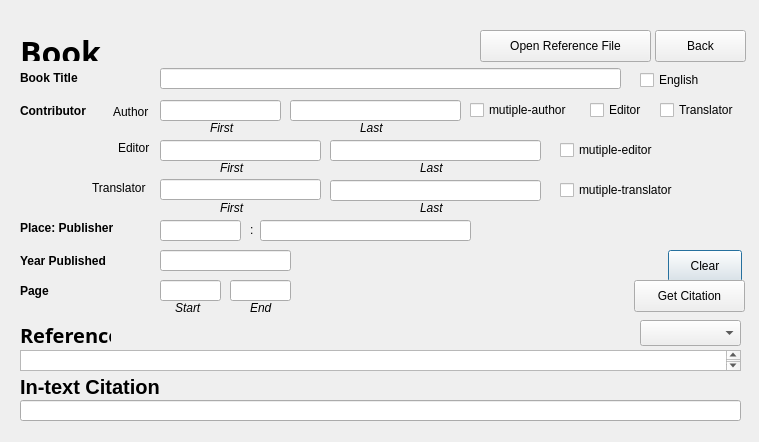
<?xml version="1.0" encoding="UTF-8"?>
<ui version="4.0">
 <class>Book_page</class>
 <widget class="QDialog" name="Book_page">
  <property name="geometry">
   <rect>
    <x>0</x>
    <y>0</y>
    <width>759</width>
    <height>442</height>
   </rect>
  </property>
  <property name="focusPolicy">
   <enum>Qt::NoFocus</enum>
  </property>
  <property name="windowTitle">
   <string>Dialog</string>
  </property>
  <widget class="QCheckBox" name="author_multi">
   <property name="geometry">
    <rect>
     <x>470</x>
     <y>100</y>
     <width>111</width>
     <height>20</height>
    </rect>
   </property>
   <property name="text">
    <string>mutiple-author</string>
   </property>
  </widget>
  <widget class="QLabel" name="author_first">
   <property name="geometry">
    <rect>
     <x>210</x>
     <y>120</y>
     <width>31</width>
     <height>16</height>
    </rect>
   </property>
   <property name="font">
    <font>
     <italic>true</italic>
    </font>
   </property>
   <property name="text">
    <string>First</string>
   </property>
  </widget>
  <widget class="QLineEdit" name="page_end_line">
   <property name="geometry">
    <rect>
     <x>230</x>
     <y>280</y>
     <width>61</width>
     <height>21</height>
    </rect>
   </property>
  </widget>
  <widget class="QLabel" name="reference">
   <property name="geometry">
    <rect>
     <x>20</x>
     <y>327</y>
     <width>91</width>
     <height>16</height>
    </rect>
   </property>
   <property name="font">
    <font>
     <family>.SF NS Text</family>
     <pointsize>15</pointsize>
     <weight>75</weight>
     <bold>true</bold>
    </font>
   </property>
   <property name="text">
    <string>Reference</string>
   </property>
  </widget>
  <widget class="QLabel" name="date_published">
   <property name="geometry">
    <rect>
     <x>20</x>
     <y>253</y>
     <width>111</width>
     <height>16</height>
    </rect>
   </property>
   <property name="font">
    <font>
     <weight>75</weight>
     <bold>true</bold>
    </font>
   </property>
   <property name="text">
    <string>Year Published</string>
   </property>
  </widget>
  <widget class="QLineEdit" name="page_start_line">
   <property name="geometry">
    <rect>
     <x>160</x>
     <y>280</y>
     <width>61</width>
     <height>21</height>
    </rect>
   </property>
  </widget>
  <widget class="QLabel" name="contributor">
   <property name="geometry">
    <rect>
     <x>20</x>
     <y>103</y>
     <width>91</width>
     <height>16</height>
    </rect>
   </property>
   <property name="font">
    <font>
     <weight>75</weight>
     <bold>true</bold>
    </font>
   </property>
   <property name="text">
    <string>Contributor</string>
   </property>
  </widget>
  <widget class="QCheckBox" name="editor_multi">
   <property name="geometry">
    <rect>
     <x>560</x>
     <y>140</y>
     <width>131</width>
     <height>20</height>
    </rect>
   </property>
   <property name="text">
    <string>mutiple-editor</string>
   </property>
  </widget>
  <widget class="QLineEdit" name="translator_last_bar">
   <property name="geometry">
    <rect>
     <x>330</x>
     <y>180</y>
     <width>211</width>
     <height>21</height>
    </rect>
   </property>
  </widget>
  <widget class="QLabel" name="translator_label">
   <property name="geometry">
    <rect>
     <x>92</x>
     <y>178</y>
     <width>61</width>
     <height>20</height>
    </rect>
   </property>
   <property name="text">
    <string>Translator</string>
   </property>
  </widget>
  <widget class="QLineEdit" name="editor_last_bar">
   <property name="geometry">
    <rect>
     <x>330</x>
     <y>140</y>
     <width>211</width>
     <height>21</height>
    </rect>
   </property>
  </widget>
  <widget class="QLabel" name="article_title">
   <property name="geometry">
    <rect>
     <x>20</x>
     <y>70</y>
     <width>81</width>
     <height>16</height>
    </rect>
   </property>
   <property name="font">
    <font>
     <weight>75</weight>
     <bold>true</bold>
    </font>
   </property>
   <property name="text">
    <string>Book Title</string>
   </property>
  </widget>
  <widget class="QLabel" name="author_last">
   <property name="geometry">
    <rect>
     <x>360</x>
     <y>120</y>
     <width>31</width>
     <height>16</height>
    </rect>
   </property>
   <property name="font">
    <font>
     <italic>true</italic>
    </font>
   </property>
   <property name="text">
    <string>Last</string>
   </property>
  </widget>
  <widget class="QCheckBox" name="English_checkBox">
   <property name="geometry">
    <rect>
     <x>640</x>
     <y>70</y>
     <width>71</width>
     <height>20</height>
    </rect>
   </property>
   <property name="text">
    <string>English</string>
   </property>
  </widget>
  <widget class="QLineEdit" name="editor_first_bar">
   <property name="geometry">
    <rect>
     <x>160</x>
     <y>140</y>
     <width>161</width>
     <height>21</height>
    </rect>
   </property>
  </widget>
  <widget class="QLineEdit" name="author_first_bar">
   <property name="geometry">
    <rect>
     <x>160</x>
     <y>100</y>
     <width>121</width>
     <height>21</height>
    </rect>
   </property>
  </widget>
  <widget class="QLabel" name="translator_first">
   <property name="geometry">
    <rect>
     <x>220</x>
     <y>200</y>
     <width>31</width>
     <height>16</height>
    </rect>
   </property>
   <property name="font">
    <font>
     <italic>true</italic>
    </font>
   </property>
   <property name="text">
    <string>First</string>
   </property>
  </widget>
  <widget class="QLabel" name="page_end">
   <property name="geometry">
    <rect>
     <x>250</x>
     <y>300</y>
     <width>41</width>
     <height>16</height>
    </rect>
   </property>
   <property name="font">
    <font>
     <italic>true</italic>
    </font>
   </property>
   <property name="text">
    <string>End</string>
   </property>
  </widget>
  <widget class="QLineEdit" name="article_title_line">
   <property name="geometry">
    <rect>
     <x>160</x>
     <y>68</y>
     <width>461</width>
     <height>21</height>
    </rect>
   </property>
  </widget>
  <widget class="QPushButton" name="clear_button">
   <property name="geometry">
    <rect>
     <x>668</x>
     <y>250</y>
     <width>74</width>
     <height>32</height>
    </rect>
   </property>
   <property name="sizePolicy">
    <sizepolicy hsizetype="Fixed" vsizetype="Fixed">
     <horstretch>0</horstretch>
     <verstretch>0</verstretch>
    </sizepolicy>
   </property>
   <property name="text">
    <string>Clear</string>
   </property>
  </widget>
  <widget class="QLabel" name="editor_first">
   <property name="geometry">
    <rect>
     <x>220</x>
     <y>160</y>
     <width>31</width>
     <height>16</height>
    </rect>
   </property>
   <property name="font">
    <font>
     <italic>true</italic>
    </font>
   </property>
   <property name="text">
    <string>First</string>
   </property>
  </widget>
  <widget class="QLabel" name="intext_cite">
   <property name="geometry">
    <rect>
     <x>20</x>
     <y>379</y>
     <width>171</width>
     <height>16</height>
    </rect>
   </property>
   <property name="font">
    <font>
     <pointsize>15</pointsize>
     <weight>75</weight>
     <bold>true</bold>
    </font>
   </property>
   <property name="text">
    <string>In-text Citation</string>
   </property>
  </widget>
  <widget class="QLineEdit" name="citationInPaperCLineEdit">
   <property name="geometry">
    <rect>
     <x>20</x>
     <y>400</y>
     <width>721</width>
     <height>21</height>
    </rect>
   </property>
  </widget>
  <widget class="QLabel" name="editor_label">
   <property name="geometry">
    <rect>
     <x>118</x>
     <y>140</y>
     <width>41</width>
     <height>16</height>
    </rect>
   </property>
   <property name="text">
    <string>Editor</string>
   </property>
  </widget>
  <widget class="QCheckBox" name="translator_check">
   <property name="geometry">
    <rect>
     <x>660</x>
     <y>100</y>
     <width>87</width>
     <height>20</height>
    </rect>
   </property>
   <property name="text">
    <string>Translator</string>
   </property>
  </widget>
  <widget class="QLabel" name="page">
   <property name="geometry">
    <rect>
     <x>20</x>
     <y>283</y>
     <width>41</width>
     <height>16</height>
    </rect>
   </property>
   <property name="font">
    <font>
     <weight>75</weight>
     <bold>true</bold>
    </font>
   </property>
   <property name="text">
    <string>Page</string>
   </property>
  </widget>
  <widget class="QLineEdit" name="author_last_bar">
   <property name="geometry">
    <rect>
     <x>290</x>
     <y>100</y>
     <width>171</width>
     <height>21</height>
    </rect>
   </property>
  </widget>
  <widget class="QCheckBox" name="editor_check">
   <property name="geometry">
    <rect>
     <x>590</x>
     <y>100</y>
     <width>61</width>
     <height>20</height>
    </rect>
   </property>
   <property name="text">
    <string>Editor</string>
   </property>
  </widget>
  <widget class="QLabel" name="editor_last">
   <property name="geometry">
    <rect>
     <x>420</x>
     <y>160</y>
     <width>31</width>
     <height>16</height>
    </rect>
   </property>
   <property name="font">
    <font>
     <italic>true</italic>
    </font>
   </property>
   <property name="text">
    <string>Last</string>
   </property>
  </widget>
  <widget class="QPushButton" name="get_citation_button">
   <property name="geometry">
    <rect>
     <x>634</x>
     <y>280</y>
     <width>111</width>
     <height>32</height>
    </rect>
   </property>
   <property name="sizePolicy">
    <sizepolicy hsizetype="Fixed" vsizetype="Fixed">
     <horstretch>0</horstretch>
     <verstretch>0</verstretch>
    </sizepolicy>
   </property>
   <property name="text">
    <string>Get Citation</string>
   </property>
  </widget>
  <widget class="QLineEdit" name="translator_first_bar">
   <property name="geometry">
    <rect>
     <x>160</x>
     <y>179</y>
     <width>161</width>
     <height>21</height>
    </rect>
   </property>
  </widget>
  <widget class="QCheckBox" name="translator_multi">
   <property name="geometry">
    <rect>
     <x>560</x>
     <y>180</y>
     <width>191</width>
     <height>20</height>
    </rect>
   </property>
   <property name="text">
    <string>mutiple-translator</string>
   </property>
  </widget>
  <widget class="QLabel" name="author_label">
   <property name="geometry">
    <rect>
     <x>113</x>
     <y>104</y>
     <width>61</width>
     <height>16</height>
    </rect>
   </property>
   <property name="text">
    <string>Author</string>
   </property>
  </widget>
  <widget class="QComboBox" name="reference_style_box">
   <property name="geometry">
    <rect>
     <x>640</x>
     <y>320</y>
     <width>101</width>
     <height>26</height>
    </rect>
   </property>
  </widget>
  <widget class="QLabel" name="translator_last">
   <property name="geometry">
    <rect>
     <x>420</x>
     <y>200</y>
     <width>31</width>
     <height>16</height>
    </rect>
   </property>
   <property name="font">
    <font>
     <italic>true</italic>
    </font>
   </property>
   <property name="text">
    <string>Last</string>
   </property>
  </widget>
  <widget class="QLabel" name="page_start">
   <property name="geometry">
    <rect>
     <x>175</x>
     <y>300</y>
     <width>31</width>
     <height>16</height>
    </rect>
   </property>
   <property name="font">
    <font>
     <italic>true</italic>
    </font>
   </property>
   <property name="text">
    <string>Start</string>
   </property>
  </widget>
  <widget class="QLineEdit" name="date_line">
   <property name="geometry">
    <rect>
     <x>160</x>
     <y>250</y>
     <width>131</width>
     <height>21</height>
    </rect>
   </property>
  </widget>
  <widget class="QLabel" name="magzine">
   <property name="geometry">
    <rect>
     <x>20</x>
     <y>30</y>
     <width>211</width>
     <height>31</height>
    </rect>
   </property>
   <property name="font">
    <font>
     <family>.SF NS Text</family>
     <weight>75</weight>
     <bold>true</bold>
    </font>
   </property>
   <property name="layoutDirection">
    <enum>Qt::LeftToRight</enum>
   </property>
   <property name="text">
    <string>&lt;html&gt;&lt;head/&gt;&lt;body&gt;&lt;p&gt;&lt;span style=&quot; font-size:24pt;&quot;&gt;Book&lt;/span&gt;&lt;/p&gt;&lt;/body&gt;&lt;/html&gt;</string>
   </property>
  </widget>
  <widget class="QPushButton" name="back_button">
   <property name="geometry">
    <rect>
     <x>655</x>
     <y>30</y>
     <width>91</width>
     <height>32</height>
    </rect>
   </property>
   <property name="text">
    <string>Back</string>
   </property>
  </widget>
  <widget class="QLabel" name="date_published_2">
   <property name="geometry">
    <rect>
     <x>20</x>
     <y>220</y>
     <width>111</width>
     <height>16</height>
    </rect>
   </property>
   <property name="font">
    <font>
     <weight>75</weight>
     <bold>true</bold>
    </font>
   </property>
   <property name="text">
    <string>Place: Publisher</string>
   </property>
  </widget>
  <widget class="QLineEdit" name="position_line">
   <property name="geometry">
    <rect>
     <x>160</x>
     <y>220</y>
     <width>81</width>
     <height>21</height>
    </rect>
   </property>
  </widget>
  <widget class="QLineEdit" name="publisher_line">
   <property name="geometry">
    <rect>
     <x>260</x>
     <y>220</y>
     <width>211</width>
     <height>21</height>
    </rect>
   </property>
  </widget>
  <widget class="QLabel" name="translator_first_2">
   <property name="geometry">
    <rect>
     <x>250</x>
     <y>222</y>
     <width>16</width>
     <height>16</height>
    </rect>
   </property>
   <property name="font">
    <font>
     <italic>false</italic>
    </font>
   </property>
   <property name="text">
    <string>:</string>
   </property>
  </widget>
  <widget class="QPushButton" name="load_button">
   <property name="geometry">
    <rect>
     <x>480</x>
     <y>30</y>
     <width>171</width>
     <height>32</height>
    </rect>
   </property>
   <property name="text">
    <string>Open Reference File</string>
   </property>
  </widget>
  <widget class="QTextEdit" name="bibliographyBLineEdit">
   <property name="geometry">
    <rect>
     <x>20</x>
     <y>350</y>
     <width>721</width>
     <height>21</height>
    </rect>
   </property>
  </widget>
 </widget>
 <tabstops>
  <tabstop>article_title_line</tabstop>
  <tabstop>author_first_bar</tabstop>
  <tabstop>author_last_bar</tabstop>
  <tabstop>editor_first_bar</tabstop>
  <tabstop>editor_last_bar</tabstop>
  <tabstop>translator_first_bar</tabstop>
  <tabstop>translator_last_bar</tabstop>
  <tabstop>position_line</tabstop>
  <tabstop>publisher_line</tabstop>
  <tabstop>date_line</tabstop>
  <tabstop>page_start_line</tabstop>
  <tabstop>page_end_line</tabstop>
  <tabstop>citationInPaperCLineEdit</tabstop>
  <tabstop>author_multi</tabstop>
  <tabstop>editor_check</tabstop>
  <tabstop>get_citation_button</tabstop>
  <tabstop>English_checkBox</tabstop>
  <tabstop>translator_multi</tabstop>
  <tabstop>reference_style_box</tabstop>
  <tabstop>clear_button</tabstop>
  <tabstop>back_button</tabstop>
  <tabstop>translator_check</tabstop>
  <tabstop>editor_multi</tabstop>
  <tabstop>load_button</tabstop>
 </tabstops>
 <resources/>
 <connections/>
</ui>
